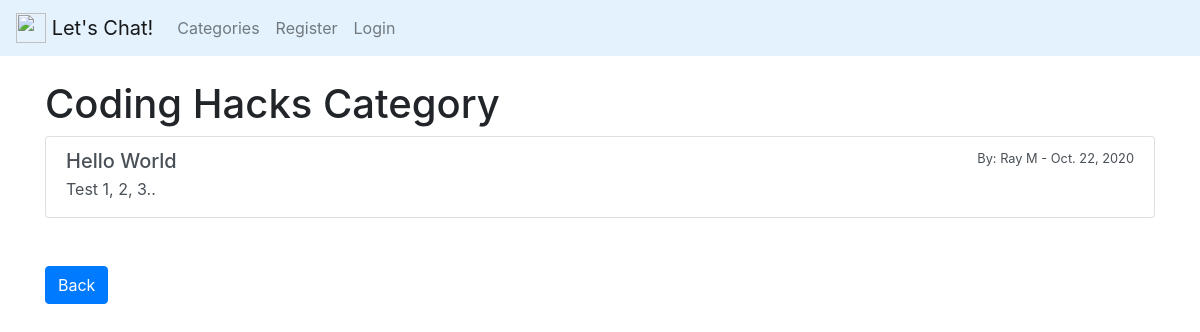
The page /category/Coding Hacks/ on the database its author committed.
### forum/models.py (models this page shows, shortened)
class Post(models.Model):
    title = models.CharField(max_length=250)
    title_tag = models.CharField(max_length=250)
    author = models.ForeignKey(User, on_delete=models.CASCADE)
    body = models.TextField()
    post_date = models.DateField(auto_now_add=True)
    category = models.CharField(
        max_length=250, default='Neutral', choices=option_list)
    likes = models.ManyToManyField(User, related_name='blog_posts')

### forum/views.py (the view)
# urls.py: path('category/<str:ops>/', CategoryView, name="category-view"),
def CategoryView(request, ops):
    category_posts = Post.objects.filter(category=ops)
    return render(request, 'categories.html', {'ops': ops.title(), 'category_posts': category_posts})

### forum/templates/categories.html (shortened to what this page needs)
{% extends 'base.html' %}
{% block content %}
{% if category_posts %}
    <h1>{{ops}} Category</h1>
    {% for post in category_posts %}
        <div class="list-group">
            <a href="{% url 'post-detail' post.pk %}" class="list-group-item list-group-item-action">
            <div class="d-flex w-100 justify-content-between">
                <h5 class="mb-1">{{post.title}}</h5>
                <small>By: {{post.author.first_name}} {{post.author.last_name}} - {{post.post_date}}</small>
            </div>
            <p class="mb-1">{{post.body|slice:":100"|safe}}</p>
            </a>
        </div>
    {% endfor %}
{% else %}
    <h3>Oops, this page doesn't exist..</h3>
{% endif %}
<br><br>
<a href="{% url 'home' %}" class="btn btn-primary">Back</a>
{% endblock %}

### rows shown on the page
Post: category "Coding Hacks", title "Hello World", author.first_name "Ray", author.last_name "M", post_date "Oct. 22, 2020", body "Test 1, 2, 3.."
